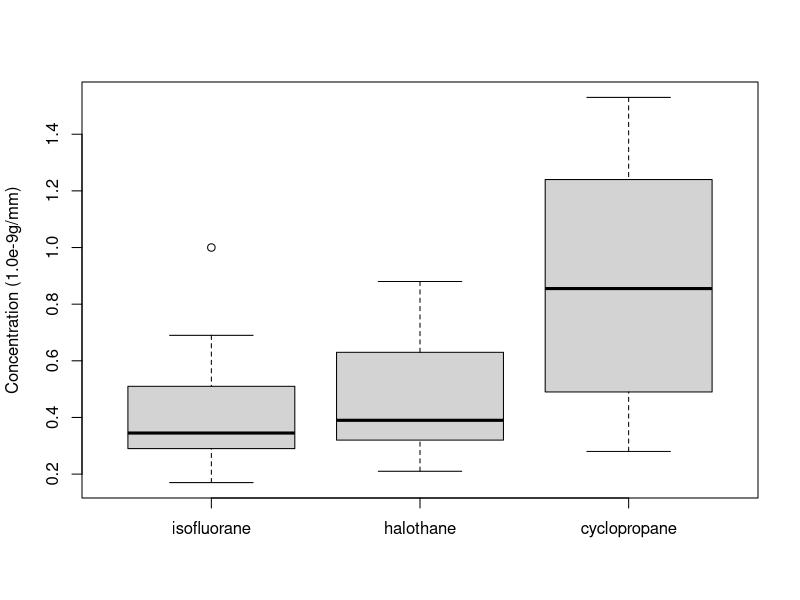
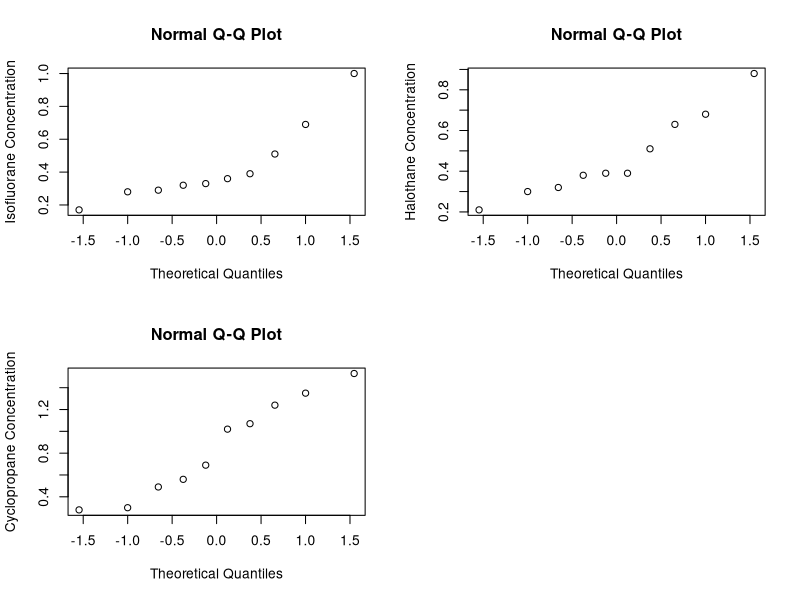

Reproduce these figures in R, in order. (Note: this script raises an error after producing the figures.)
#4.1

dogs = read.table("dogs.txt", header=T)
len=length(dogs[,1])
boxplot(dogs,ylab="Concentration (1.0e-9g/mm)")

#4.2
par(mfrow=c(2,2))
qqnorm(dogs[,1],ylab="Isofluorane Concentration")
qqnorm(dogs[,2],ylab="Halothane Concentration")
qqnorm(dogs[,3],ylab="Cyclopropane Concentration")

#4.3
dogframe = data.frame(yield=as.vector(as.matrix(dogs)),
                      variety=factor(rep(1:3,each=10)))
dogaov=lm(yield~variety,data=dogframe)
anova(dogaov)
summary(dogaov)

#Calculate expected value
u1=0.4340; 
u2=0.0350+u1
u3=0.4190+u1

print(u1,u2,u3)
#4.4

attach(dogframe)
kruskal.test(yield,variety)
par(mfrow=c(1,1));qqnorm(dogaov$residuals)

#Calculate and print population variances
for (i in 1:3){
  print(sum((dogs[,i]-mean(dogs[,i]))^2)/(len-1))
}